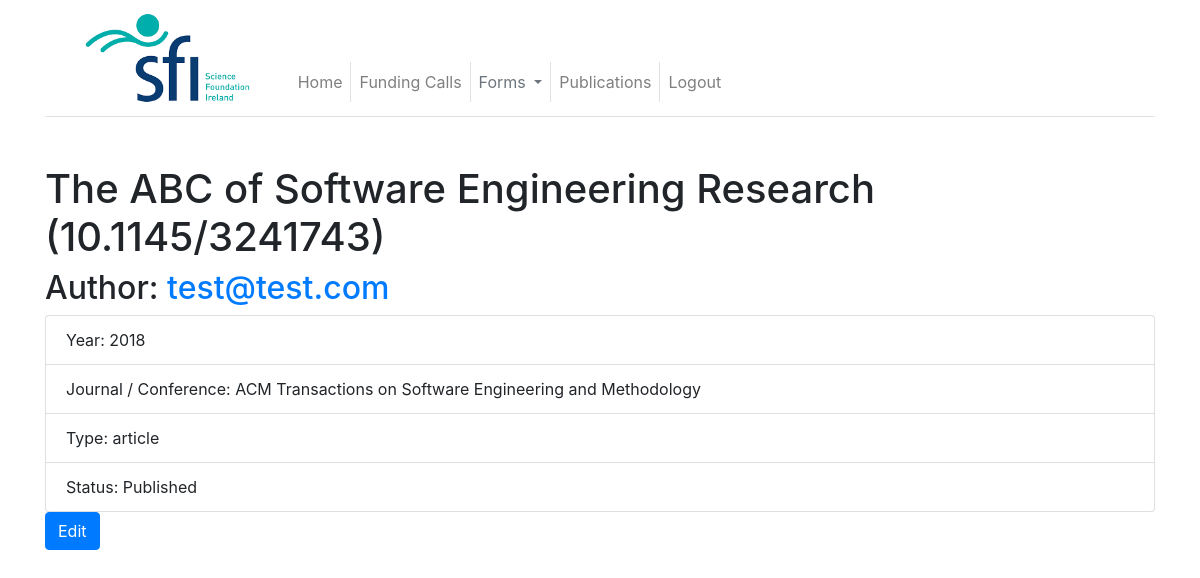
/publications/3 (signed in), run on the app's committed database.
### app/models.py (models this page shows, shortened)
class Publication(db.Model):
    id = db.Column(db.Integer, primary_key=True)
    primary_user = db.Column(db.Integer, db.ForeignKey("user.id"))
    year = db.Column(db.Integer)
    type = db.Column(db.String(64))
    status = db.Column(db.String(64))
    doi = db.Column(db.String(64))
    title = db.Column(db.Text)
    journal = db.Column(db.Text)

class User(UserMixin, db.Model):
    id = db.Column(db.Integer, primary_key=True)
    orcid = db.Column(db.String(64), index=True, unique=True)
    username = db.Column(db.String(64), index=True, unique=True)
    email = db.Column(db.String(120), index=True, unique=True)
    password_hash = db.Column(db.String(128))
    is_admin = db.Column(db.Boolean, default=False)
    is_reviewer = db.Column(db.Boolean, default=False)
    posts = db.relationship("Post", backref="author", lazy="dynamic")
    about_me = db.Column(db.String(140))
    last_seen = db.Column(db.DateTime, default=datetime.utcnow)
    groups = db.relationship("GroupMembership", back_populates="user")
    general_information = db.relationship("GeneralInformation", uselist=False)
    education_information = db.relationship("EducationInformation")
    employment_information = db.relationship("EmploymentInformation")
    societies_information = db.relationship("SocietiesInformation")
    awards_information = db.relationship("AwardsInformation")
    funding_diversification = db.relationship("FundingDiversification")
    impacts = db.relationship("Impacts")
    innovation_and_commercialisation = db.relationship("InnovationAndCommercialisation")
    presentations = db.relationship("Presentations")
    academic_collaborations = db.relationship("AcademicCollaborations")
    non_academic_collaborations = db.relationship("NonAcademicCollaborations")
    events = db.relationship("Events")
    communications_overview = db.relationship("CommunicationsOverview")
    sfi_funding_ratio = db.relationship("SfiFundingRatio")
    education_public_engagement = db.relationship("EducationPublicEngagement")
    annual_report = db.relationship("AnnualReport")

### app/publications.py (the view)
@app.route("/publications/<int:id>")
@login_required
def view_publication(id):
    publication = Publication.query.filter_by(id=id).first_or_404()
    author = User.query.filter_by(id=publication.primary_user).first_or_404()
    return render_template("view_publication.html", publication=publication, author=author)

### app/models.py (called while the page is built)
@login.user_loader
def load_user(id):
    return User.query.get(int(id))

### app/routes.py (called while the page is built)
@app.before_request
def before_request():
    if current_user.is_authenticated:
        current_user.last_seen = datetime.utcnow()
        db.session.commit()

### app/templates/view_publication.html
{% extends "base.html" %}
{% block content %}
<h1>{{ publication.title }}{% if publication.doi %} ({{ publication.doi }}) {% endif %}</h1>
<h2>Author: <a href="{{ url_for('list_publications', id=author.id) }}">{{ author.email }}</a></h2>
<ul class="list-group">
    <li class="list-group-item">
        Year: {{ publication.year }}
    </li>
    <li class="list-group-item">
        Journal / Conference: {{ publication.journal }}
    </li>
    <li class="list-group-item">
        Type: {{ publication.type }}
    </li>
    <li class="list-group-item">
        Status: {{ publication.status }}
    </li>
</ul>
<p>
    <a class="btn btn-primary" href="{{ url_for('edit_publication', id=publication.id) }}">Edit</a>
</p>
{% endblock %}

### data on the page
Publication: title "The ABC of Software Engineering Research", doi "10.1145/3241743", year "2018", journal "ACM Transactions on Software Engineering and Methodology", type "article", status "Published"
User: email "test@test.com"
